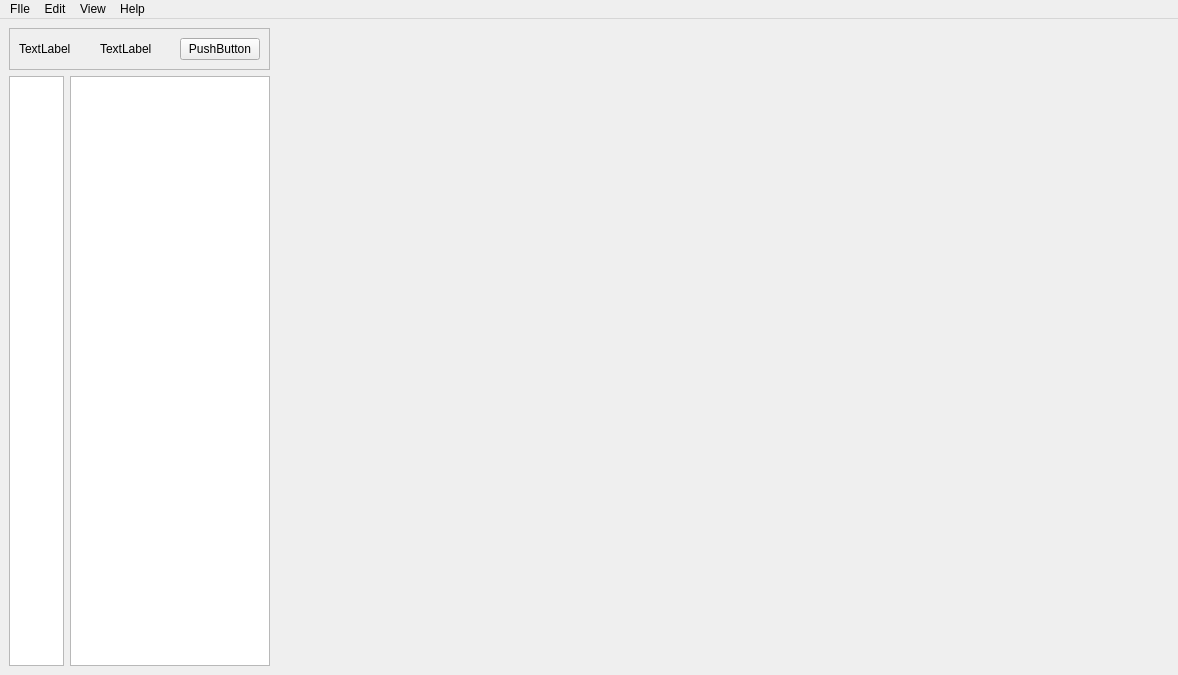
<?xml version="1.0" encoding="UTF-8"?>
<ui version="4.0">
 <class>MainWindow</class>
 <widget class="QMainWindow" name="MainWindow">
  <property name="geometry">
   <rect>
    <x>0</x>
    <y>0</y>
    <width>1178</width>
    <height>675</height>
   </rect>
  </property>
  <property name="minimumSize">
   <size>
    <width>854</width>
    <height>480</height>
   </size>
  </property>
  <property name="windowTitle">
   <string>MainWindow</string>
  </property>
  <widget class="QWidget" name="centralwidget">
   <layout class="QGridLayout" name="gridLayout">
    <property name="leftMargin">
     <number>0</number>
    </property>
    <property name="topMargin">
     <number>0</number>
    </property>
    <property name="rightMargin">
     <number>0</number>
    </property>
    <property name="bottomMargin">
     <number>0</number>
    </property>
    <property name="spacing">
     <number>0</number>
    </property>
    <item row="0" column="0">
     <widget class="QWidget" name="mainBody" native="true">
      <layout class="QGridLayout" name="gridLayout_2">
       <item row="0" column="0" colspan="2">
        <widget class="QFrame" name="title_frame">
         <property name="frameShape">
          <enum>QFrame::StyledPanel</enum>
         </property>
         <property name="frameShadow">
          <enum>QFrame::Raised</enum>
         </property>
         <layout class="QHBoxLayout" name="horizontalLayout">
          <item>
           <widget class="QLabel" name="title_icon">
            <property name="text">
             <string>TextLabel</string>
            </property>
           </widget>
          </item>
          <item>
           <widget class="QLabel" name="title_label">
            <property name="text">
             <string>TextLabel</string>
            </property>
           </widget>
          </item>
          <item>
           <widget class="QPushButton" name="pushButton">
            <property name="text">
             <string>PushButton</string>
            </property>
           </widget>
          </item>
         </layout>
        </widget>
       </item>
       <item row="0" column="2" rowspan="2">
        <widget class="QStackedWidget" name="stackedWidget">
         <widget class="QWidget" name="page"/>
         <widget class="QWidget" name="page_2"/>
        </widget>
       </item>
       <item row="1" column="0">
        <widget class="QListWidget" name="list_widget_icon_only">
         <property name="maximumSize">
          <size>
           <width>55</width>
           <height>16777215</height>
          </size>
         </property>
        </widget>
       </item>
       <item row="1" column="1">
        <widget class="QListWidget" name="list_widget_content_only">
         <property name="maximumSize">
          <size>
           <width>200</width>
           <height>16777215</height>
          </size>
         </property>
        </widget>
       </item>
      </layout>
     </widget>
    </item>
   </layout>
  </widget>
  <widget class="QMenuBar" name="menuBar">
   <property name="geometry">
    <rect>
     <x>0</x>
     <y>0</y>
     <width>1178</width>
     <height>22</height>
    </rect>
   </property>
   <widget class="QMenu" name="menuFile">
    <property name="title">
     <string>FIle</string>
    </property>
    <addaction name="actionOpen_FIle"/>
    <addaction name="actionOpen_Folder"/>
    <addaction name="actionRecent"/>
   </widget>
   <widget class="QMenu" name="menuEdit">
    <property name="title">
     <string>Edit</string>
    </property>
   </widget>
   <widget class="QMenu" name="menuView">
    <property name="title">
     <string>View</string>
    </property>
   </widget>
   <widget class="QMenu" name="menuHelp">
    <property name="title">
     <string>Help</string>
    </property>
   </widget>
   <addaction name="menuFile"/>
   <addaction name="menuEdit"/>
   <addaction name="menuView"/>
   <addaction name="menuHelp"/>
  </widget>
  <action name="actionOpen_FIle">
   <property name="text">
    <string>Open File</string>
   </property>
  </action>
  <action name="actionOpen_Folder">
   <property name="text">
    <string>Open Folder</string>
   </property>
  </action>
  <action name="actionRecent">
   <property name="text">
    <string>Recent</string>
   </property>
  </action>
  <action name="actionSave">
   <property name="text">
    <string>Save</string>
   </property>
  </action>
 </widget>
 <resources/>
 <connections/>
 <designerdata>
  <property name="gridDeltaX">
   <number>10</number>
  </property>
  <property name="gridDeltaY">
   <number>10</number>
  </property>
  <property name="gridSnapX">
   <bool>true</bool>
  </property>
  <property name="gridSnapY">
   <bool>true</bool>
  </property>
  <property name="gridVisible">
   <bool>true</bool>
  </property>
 </designerdata>
</ui>
